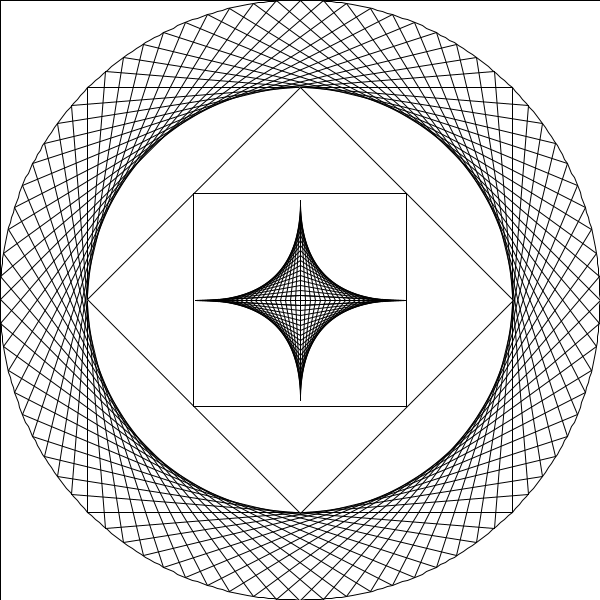
Frame 1 (no input)
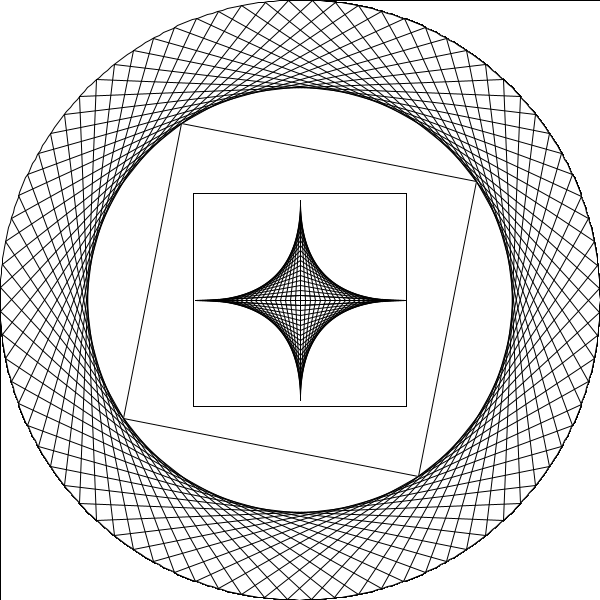
Frame 60 (the mouse pressed at the canvas centre just before this capture)
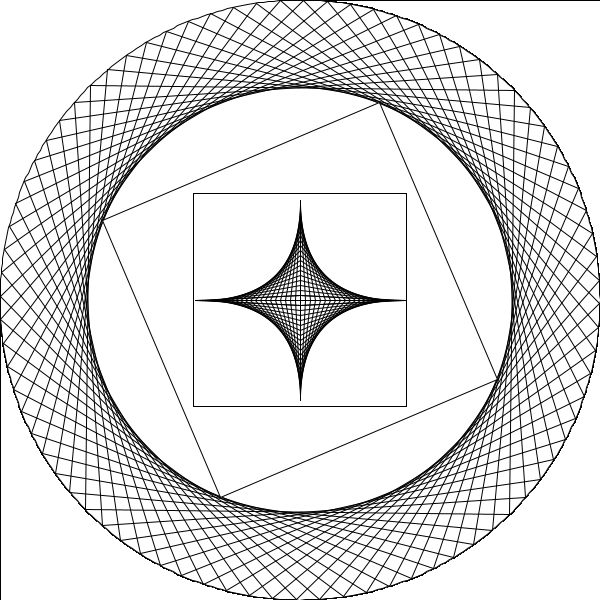
Frame 120 (the mouse held since frame 60 and released just before this capture)

The Processing sketch that drew these frames (run headless with seeded random() and noise(); from frame 60 on, the mouse is pressed at the canvas centre):

// Processing sketch: processing_100274
// ── processing_100274.pde

float theta = 0;
void setup() {
  size(600, 600);
  background(255);
  smooth();
}

void draw() {
  fill(255);
  rect(0, 0, width, height);
  circle(300,300, 300, theta, 40);
  polygon(300, 300, 213, 4, -theta);
  rectMode(CENTER);
  rect(300, 300, 213, 213);
  
  for(int i = 0; i < 110; i+=5) {
    line(width/2+i, height/2, width/2, height/2 + (100-i));
    line(width/2+i, height/2, width/2, height/2 - (100-i));
    line(width/2-i, height/2, width/2, height/2 + (100-i));
    line(width/2-i, height/2, width/2, height/2 - (100-i));  
  }
  theta+=0.01;
  println(theta);
}

void circle(int x, int y, int size, float theta, int chordinten) {
  beginShape();
  for(float i = 0; i < 2 * PI; i += PI/180)  {
      vertex(x + size*cos(i), y + size*sin(i));
      stroke(0);
  }
  endShape();
  for(float i = 0; i < 2 * PI; i += PI/chordinten)  {
    line(x + size*cos(i + theta), y + size*sin(i + theta),x + size*cos(i + PI/2 + theta), y + size*sin(i + PI/2 + theta));
  }
  
}

void polygon(int x, int y, int size, int sides, float rot)
{
  float distToNextPoint = (2*PI)/sides;
  
  beginShape();
  for(int i = 0; i < sides; i++)
  {
    vertex(x + size * cos(rot), y + size *  sin(rot));
    rot = rot + distToNextPoint;
  }
  endShape(CLOSE);
}
